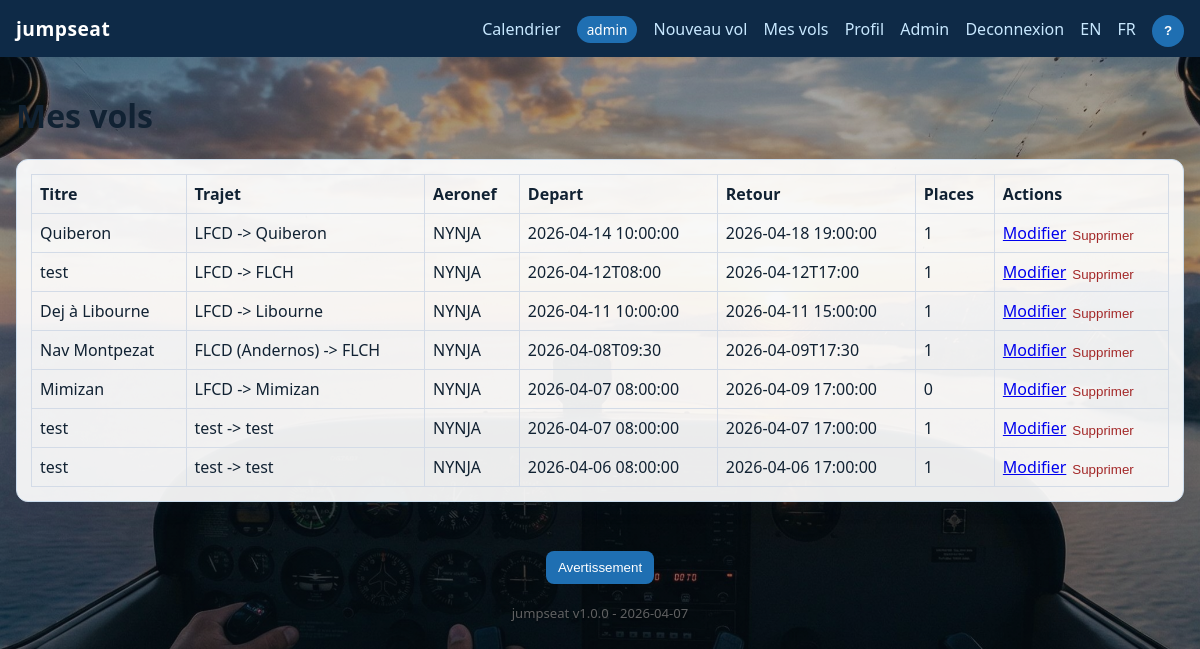
Page /?action=my_flights (signed in) on the committed database.
### tables this page shows
CREATE TABLE users (
            id INTEGER PRIMARY KEY AUTOINCREMENT,
            email TEXT NOT NULL UNIQUE,
            password_hash TEXT NOT NULL,
            photo_path TEXT NULL,
            phone TEXT NULL,
            notify_new_flights INTEGER NOT NULL DEFAULT 1,
            is_admin INTEGER NOT NULL DEFAULT 0,
            is_blocked INTEGER NOT NULL DEFAULT 0,
            created_at TEXT NOT NULL
        , username TEXT, aircraft_model_1 TEXT, aircraft_model_2 TEXT, aircraft_model_3 TEXT);

CREATE TABLE flights (
            id INTEGER PRIMARY KEY AUTOINCREMENT,
            user_id INTEGER NOT NULL,
            title TEXT NOT NULL,
            origin TEXT NOT NULL,
            destination TEXT NOT NULL,
            aircraft_model TEXT NOT NULL,
            departure_at TEXT NOT NULL,
            return_at TEXT NOT NULL,
            duration_minutes INTEGER NOT NULL,
            seats_available INTEGER NOT NULL,
            additional_info TEXT NULL,
            created_at TEXT NOT NULL,
            updated_at TEXT NOT NULL,
            FOREIGN KEY(user_id) REFERENCES users(id)
        );

### src/helpers.php (called while the page is built, shortened)
<?php
function tr(string $key): string
{
    $lang = $_SESSION['lang'] ?? 'fr';
    return $dict[$lang][$key] ?? $key;
}
function h(?string $value): string
{
    return htmlspecialchars((string)$value, ENT_QUOTES, 'UTF-8');
}
function current_user(): ?array
{
    $stmt = db()->prepare("SELECT * FROM users WHERE id = :id");
    $stmt->execute(['id' => (int)$_SESSION['user_id']]);
    $user = $stmt->fetch();
    return $user ?: null;
}

### src/bootstrap.php (called while the page is built, shortened)
<?php
function db(): PDO
{
    static $pdo = null;
    if ($pdo instanceof PDO) {
        return $pdo;
    }
    $pdo = new PDO('sqlite:' . DB_PATH);
    $pdo->setAttribute(PDO::ATTR_ERRMODE, PDO::ERRMODE_EXCEPTION);
    $pdo->setAttribute(PDO::ATTR_DEFAULT_FETCH_MODE, PDO::FETCH_ASSOC);
    return $pdo;
}

### public/index.php (the view, shortened to what this page needs)
<?php
require __DIR__ . '/../src/bootstrap.php';
require __DIR__ . '/../src/helpers.php';
$action = $_GET['action'] ?? 'home';
$pdo = db();
$flash = get_flash();
function render_header(string $title, ?array $user, ?string $flash): void
{
    ?>
    <!doctype html>
    <html lang="<?= h($_SESSION['lang'] ?? 'fr') ?>">
    <head>
        <link rel="stylesheet" href="public/assets/styles.css">
    </head>
    <body
      data-lbl-title="<?= h(tr('title')) ?>"
      data-lbl-route="<?= h(tr('route')) ?>"
      data-lbl-aircraft="<?= h(tr('aircraft')) ?>"
      data-lbl-departure="<?= h(tr('departure')) ?>"
      data-lbl-return="<?= h(tr('return')) ?>"
      data-lbl-duration="<?= h(tr('planned_duration_minutes')) ?>"
      data-lbl-seats="<?= h(tr('seats')) ?>"
      data-lbl-by="<?= h(tr('by')) ?>"
      data-lbl-info="<?= h(tr('additional_information')) ?>"
      data-lbl-flight-details="<?= h(tr('flight_details')) ?>"
      data-lbl-no-seat="<?= h(tr('no_seat_available')) ?>"
    >
    <header class="topbar">
        <div class="brand">jumpseat</div>
        <nav>
            <a href="?action=home"><?= h(tr('calendar')) ?></a>
            <?php if ($user): ?>
                <span class="user-pill"><?= h((string)$user['username']) ?></span>
                <a href="?action=flight_edit"><?= h(tr('new_flight')) ?></a>
                <a href="?action=my_flights"><?= h(tr('my_flights')) ?></a>
                <a href="?action=profile"><?= h(tr('profile')) ?></a>
                <?php if ((int)$user['is_admin'] === 1): ?><a href="?action=admin_users"><?= h(tr('admin')) ?></a><?php endif; ?>
                <a href="?action=logout"><?= h(tr('logout')) ?></a>
            <?php else: ?>
                <a href="?action=login"><?= h(tr('login')) ?></a>
                <a href="?action=register"><?= h(tr('register')) ?></a>
            <?php endif; ?>
            <a href="?action=<?= h($GLOBALS['action']) ?>&lang=en">EN</a>
            <a href="?action=<?= h($GLOBALS['action']) ?>&lang=fr">FR</a>
            <button type="button" id="manualBtn" class="topbar-help-btn">?</button>
        </nav>
    </header>
    <main class="container">
    <?php
}
function render_footer(): void
{
    ?>
    </main>
    <div class="footer-actions">
        <button type="button" id="disclaimerBtn" class="btn"><?= h(tr('disclaimer_button')) ?></button>
    </div>
    <div class="app-version">
        <?= h(APP_NAME) ?> <?= h(APP_VERSION) ?> - <?= h(APP_RELEASE_DATE) ?>
    </div>
    </body>
    </html>
    <?php
}
    ?>
    <?php
if ($action === 'my_flights') {
    $user = current_user();
    $stmt = $pdo->prepare("SELECT * FROM flights WHERE user_id = :user_id ORDER BY departure_at DESC");
    $stmt->execute(['user_id' => $user['id']]);
    $myFlights = $stmt->fetchAll();
    render_header(tr('my_flights'), $user, $flash);
    ?>
    <h1><?= h(tr('my_flights')) ?></h1>
    <div class="card">
        <?php if (count($myFlights) === 0): ?>
            <p><?= h(tr('no_flight_yet')) ?></p>
        <?php else: ?>
            <table>
                <thead>
                <tr>
                    <th><?= h(tr('title')) ?></th>
                    <th><?= h(tr('route')) ?></th>
                    <th><?= h(tr('aircraft')) ?></th>
                    <th><?= h(tr('departure')) ?></th>
                    <th><?= h(tr('return')) ?></th>
                    <th><?= h(tr('seats')) ?></th>
                    <th><?= h(tr('actions')) ?></th>
                </tr>
                </thead>
                <tbody>
                <?php foreach ($myFlights as $f): ?>
                    <tr>
                        <td><?= h($f['title']) ?></td>
                        <td><?= h($f['origin']) ?> -> <?= h($f['destination']) ?></td>
                        <td><?= h($f['aircraft_model']) ?></td>
                        <td><?= h($f['departure_at']) ?></td>
                        <td><?= h($f['return_at']) ?></td>
                        <td><?= h((string)$f['seats_available']) ?></td>
                        <td>
                            <form method="post" action="?action=flight_delete" class="inline">
                                <a href="?action=flight_edit&id=<?= h((string)$f['id']) ?>"><?= h(tr('edit')) ?></a>
                                <button type="submit" class="link danger" onclick="return confirm('<?= h(tr('confirm_delete_flight')) ?>');"><?= h(tr('delete')) ?></button>
                            </form>
                        </td>
                    </tr>
                <?php endforeach; ?>
                </tbody>
            </table>
        <?php endif; ?>
    </div>
    <?php
    render_footer();
    exit;
}
    ?>

### public/assets/styles.css (style rules this page uses)
* { box-sizing: border-box; }
body { margin: 0; font-family: "Segoe UI", Arial, sans-serif; background: linear-gradient(rgba(8, 22, 36, 0.36), rgba(8, 22, 36, 0.36)), url("bg-cockpit-sunset.jpg") center / cover fixed no-repeat; color: #123; }
.topbar { display: flex; justify-content: space-between; align-items: center; background: #0e2a47; color: #fff; padding: 10px 16px; }
.topbar a { color: #c8e8ff; margin-left: 12px; text-decoration: none; }
.topbar-help-btn { margin-left: 12px; width: 32px; height: 32px; padding: 0; border-radius: 50%; font-weight: 700; line-height: 32px; text-align: center; }
.user-pill { display: inline-block; margin-left: 12px; background: #1f6fb2; color: #fff; padding: 4px 10px; border-radius: 999px; font-size: .85rem; }
.brand { font-size: 1.2rem; font-weight: 700; letter-spacing: .5px; }
.container { max-width: 1200px; margin: 0 auto; padding: 16px; }
.card { background: rgba(255, 255, 255, 0.92); border: 1px solid #cde; border-radius: 12px; padding: 14px; margin-bottom: 14px; box-shadow: 0 8px 18px rgba(20, 40, 80, 0.08); }
input, textarea, button { width: 100%; margin-top: 5px; padding: 9px; border-radius: 8px; border: 1px solid #aac; }
button, .btn { background: #1f6fb2; color: white; border: 0; cursor: pointer; display: inline-block; width: auto; padding: 9px 12px; border-radius: 8px; text-decoration: none; }
.danger { background: #a32828; color: #fff; }
.inline { display: flex; gap: 6px; align-items: center; flex-wrap: wrap; }
.link { background: transparent; color: #a32828; padding: 0; }
.footer-actions { display: flex; justify-content: center; margin: 14px 0 20px; }
.app-version { text-align: center; margin: 0 0 18px; font-size: .82rem; color: #606162; text-shadow: 0 1px 2px rgba(0, 0, 0, .45); }
table { width: 100%; border-collapse: collapse; }
th, td { border: 1px solid #d3dbe7; padding: 8px; text-align: left; }

### rows in the picture
users: username "admin"
flights: title "Quiberon", origin "LFCD", destination "Quiberon", aircraft_model "NYNJA", departure_at "2026-04-14 10:00:00", return_at "2026-04-18 19:00:00", seats_available "1"
flights: title "test", origin "LFCD", destination "FLCH", aircraft_model "NYNJA", departure_at "2026-04-12T08:00", return_at "2026-04-12T17:00", seats_available "1"
flights: title "Dej à Libourne", origin "LFCD", destination "Libourne", aircraft_model "NYNJA", departure_at "2026-04-11 10:00:00", return_at "2026-04-11 15:00:00", seats_available "1"
flights: title "Nav Montpezat", origin "FLCD (Andernos)", destination "FLCH", aircraft_model "NYNJA", departure_at "2026-04-08T09:30", return_at "2026-04-09T17:30", seats_available "1"
flights: title "Mimizan", origin "LFCD", destination "Mimizan", aircraft_model "NYNJA", departure_at "2026-04-07 08:00:00", return_at "2026-04-09 17:00:00", seats_available "0"
flights: title "test", origin "test", destination "test", aircraft_model "NYNJA", departure_at "2026-04-07 08:00:00", return_at "2026-04-07 17:00:00", seats_available "1"
flights: title "test", origin "test", destination "test", aircraft_model "NYNJA", departure_at "2026-04-06 08:00:00", return_at "2026-04-06 17:00:00", seats_available "1"

### other values in the picture
tr('calendar') "Calendrier"
tr('new_flight') "Nouveau vol"
tr('my_flights') "Mes vols"
tr('profile') "Profil"
tr('admin') "Admin"
tr('logout') "Deconnexion"
tr('title') "Titre"
tr('route') "Trajet"
tr('aircraft') "Aeronef"
tr('departure') "Depart"
tr('return') "Retour"
tr('seats') "Places"
tr('actions') "Actions"
tr('disclaimer_button') "Avertissement"
APP_NAME "jumpseat"
